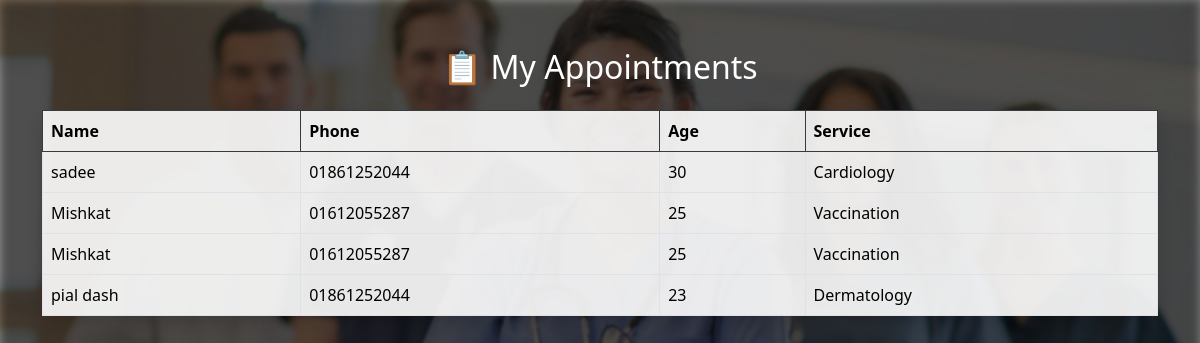
The page /my_appointments on the database its author committed.
### tables this page shows
CREATE TABLE appointments (
            id INTEGER PRIMARY KEY AUTOINCREMENT,
            name TEXT NOT NULL,
            phone TEXT NOT NULL,
            age INTEGER NOT NULL,
            service TEXT NOT NULL
        );

### app.py (the view)
@app.route('/my_appointments')
def my_appointments():
    conn = sqlite3.connect('appointments.db')
    cursor = conn.cursor()
    cursor.execute("SELECT * FROM appointments")
    data = cursor.fetchall()
    conn.close()
    return render_template('my_appointments.html', appointments=data)

### templates/my_appointments.html (shortened to what this page needs)
<!DOCTYPE html>
<html lang="en">
<head>
  <link href="https://cdn.jsdelivr.net/npm/bootstrap@5.3.0/dist/css/bootstrap.min.css" rel="stylesheet">
</head>
<body>
  <div class="container py-5">
    <h2 class="text-center mb-4">📋 My Appointments</h2>
    <table class="table table-bordered table-hover shadow">
      <thead class="table-dark">
        <tr>
          <th>Name</th>
          <th>Phone</th>
          <th>Age</th>
          <th>Service</th>
        </tr>
      </thead>
      <tbody>
        {% for appt in appointments %}
        <tr>
          <td>{{ appt[1] }}</td>
          <td>{{ appt[2] }}</td>
          <td>{{ appt[3] }}</td>
          <td>{{ appt[4] }}</td>
        </tr>
        {% endfor %}
      </tbody>
    </table>
  </div>
</body>
</html>

### rows shown on the page
appointments: name "sadee", phone "01861252044", age "30", service "Cardiology"
appointments: name "Mishkat", phone "01612055287", age "25", service "Vaccination"
appointments: name "Mishkat", phone "01612055287", age "25", service "Vaccination"
appointments: name "pial dash", phone "01861252044", age "23", service "Dermatology"
